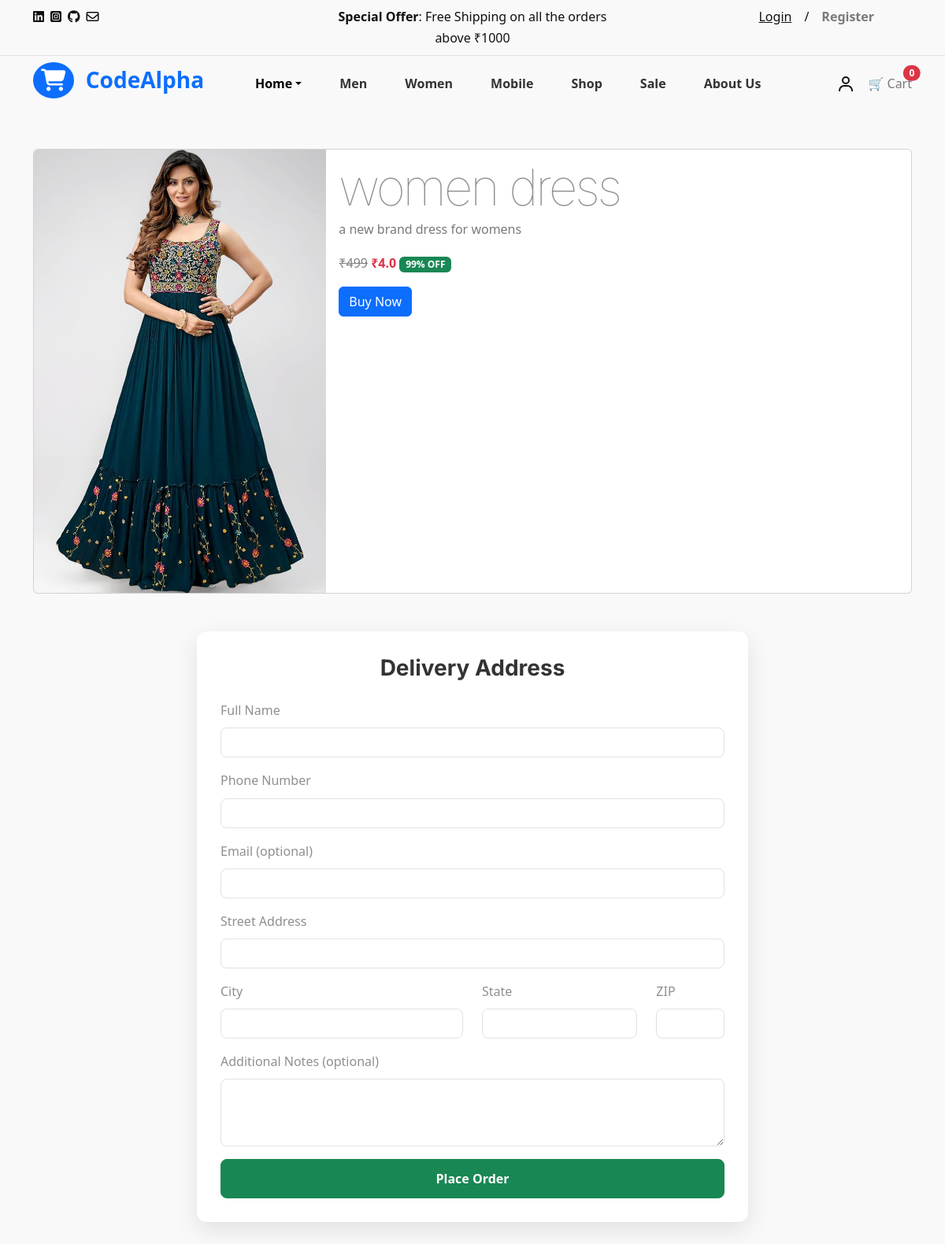
/detail/women/, run on the app's committed database.
### store/models.py (models this page shows)
class Product(models.Model):
    pname=models.CharField(max_length=100)
    slug = models.SlugField(unique=True, blank=True)
    pdescription=models.CharField(max_length=200,null=False)
    prize=models.IntegerField(null=False)
    available=models.BooleanField(default=False)
    image = models.ImageField(upload_to='media/product_img')
    discount_price = models.FloatField(blank=True, null=True)  # Optional
    category = models.CharField(max_length=50)
    @property
    def discount_percent(self):
        if self.discount_price and self.prize:
            return int(100 - (self.discount_price / self.prize * 100))
        return 0
    def is_discounted(self):
        return self.discount_price and self.discount_price < self.prize

### store/views.py (the view)
# urls.py: path('detail/<slug:slug>/',views.detail, name='detail'),
def detail(request,slug):
    product = models.Product.objects.get(slug=slug)
    return render(request,'detail.html',{'product':product})

### store/templates/detail.html (shortened to what this page needs)
{% load static %}
<!DOCTYPE html>
<html lang="en">
<head>
  <link rel="stylesheet" href="{% static 'css/vendor.css' %}">
  <link rel="stylesheet" type="text/css" href="{% static 'style.css' %}">
  <link href="https://cdn.jsdelivr.net/npm/bootstrap@5.3.7/dist/css/bootstrap.min.css" rel="stylesheet">
</head>
{% load static %}
{% include 'header.html' %}
<div class="container my-5">
  <div class="card mb-3" style="max-width:100%;">
    <div class="row g-0">
      <div class="col-md-4">
        <img src="{{ product.image.url }}" class="img-fluid rounded-start" alt="{{ product.pname }}">
      </div>
      <div class="col-md-8">
        <div class="card-body">
          <h5 class="card-title display-3">{{ product.pname }}</h5>
          <p class="card-text">{{ product.pdescription }}</p>
        {% if product.is_discounted %}
  <p>
    <span style="text-decoration: line-through; color: gray;">₹{{ product.prize }}</span>
    <span class="text-danger fw-bold">₹{{ product.discount_price }}</span>
    <span class="badge bg-success">{{ product.discount_percent }}% OFF</span>
  </p>
{% else %}
  <p class="fw-bold">₹{{ product.prize }}</p>
{% endif %}
          <a href="/address/" class="btn btn-primary">Buy Now</a>
        </div>
      </div>
    </div>
  </div>
</div>
<body style="background-color: #f9f9f9; font-family: 'Segoe UI', sans-serif;">
  <div class="container mt-5 mb-5" style="max-width: 700px; background-color: white; padding: 30px; border-radius: 12px; box-shadow: 0 10px 30px rgba(0,0,0,0.1);">
    <h3 class="text-center mb-4" style="font-weight: 700; color: #333;">Delivery Address</h3>
    <form method="POST" action="/place_order/">
      <div class="mb-3">
        <label for="full_name" class="form-label">Full Name</label>
        <input type="text" class="form-control" id="full_name" name="full_name" required style="border-radius: 8px;">
      </div>
      <div class="mb-3">
        <label for="phone" class="form-label">Phone Number</label>
        <input type="tel" class="form-control" id="phone" name="phone" required style="border-radius: 8px;">
      </div>
      <div class="mb-3">
        <label for="email" class="form-label">Email (optional)</label>
        <input type="email" class="form-control" id="email" name="email" style="border-radius: 8px;">
      </div>
      <div class="mb-3">
        <label for="address" class="form-label">Street Address</label>
        <input type="text" class="form-control" id="address" name="address" required style="border-radius: 8px;">
      </div>
      <div class="row">
        <div class="col-md-6 mb-3">
          <label for="city" class="form-label">City</label>
          <input type="text" class="form-control" id="city" name="city" required style="border-radius: 8px;">
        </div>
        <div class="col-md-4 mb-3">
          <label for="state" class="form-label">State</label>
          <input type="text" class="form-control" id="state" name="state" required style="border-radius: 8px;">
        </div>
        <div class="col-md-2 mb-3">
          <label for="zip" class="form-label">ZIP</label>
          <input type="text" class="form-control" id="zip" name="zip" required style="border-radius: 8px;">
        </div>
      </div>
      <div class="mb-3">
        <label for="notes" class="form-label">Additional Notes (optional)</label>
        <textarea class="form-control" id="notes" name="notes" rows="3" style="border-radius: 8px;"></textarea>
      </div>
      <button type="submit" class="btn btn-success w-100" style="padding: 12px; font-size: 16px; font-weight: 600; border-radius: 8px;">
        Place Order
      </button>
    </form>
  </div>
</body>
</html>

### store/static/style.css (style rules this page uses)
body { --heading-font: "Inter", Roboto, sans-serif; --heading-font-weight: 400; --heading-color: var(--bs-dark); --heading-line-height: 1.24; --swiper-theme-color: var(--bs-primary); --swiper-pagination-bottom: 0; --custom-easing: cubic-bezier(.17,.67,.83,.67); --bs-body-font-family: "Inter", Roboto, sans-serif; --bs-body-font-size: 1rem; --bs-body-font-weight: 400; --bs-body-line-height: 1.7; --bs-body-color: #8f8f8f; --bs-body-color-rgb: 143, 143, 143; --bs-primary: #ce071e; --bs-primary-dark: #8d0414; --bs-secondary: #6c757d; --bs-black: #111; --bs-light: #F1F1F0; --bs-dark: #212529; --bs-gray: #9aa1a7; --bs-gray-dark: #51565b; --bs-primary-rgb: 206, 7, 30; --bs-secondary-rgb: 108, 117, 125; --bs-black-rgb: 17, 17, 17; --bs-light-rgb: 241, 241, 240; --bs-dark-rgb: 33, 37, 41; --bs-link-color: var(--bs-dark); --bs-link-color-rgb: 17, 17, 17; --bs-link-decoration: underline; --bs-link-hover-color: var(--bs-primary); --bs-link-hover-color-rgb: 17, 17, 17; }
h1, .h1, h2, .h2, h3, .h3, h4, .h4, h5, .h5, h6, .h6 { font-family: var(--heading-font); font-weight: var(--heading-font-weight); color: var(--heading-color); line-height: var(--heading-line-height); }
a { text-decoration: none; transition: all 0.3s ease-out; }
.btn { --bs-btn-border-radius: 0; }
.btn-primary { --bs-btn-color: #fff; --bs-btn-bg: var(--bs-primary); --bs-btn-border-color: var(--bs-primary); --bs-btn-hover-color: #fff; --bs-btn-hover-bg: var(--bs-primary-dark); --bs-btn-hover-border-color: var(--bs-primary-dark); --bs-btn-focus-shadow-rgb: 49, 132, 253; --bs-btn-active-color: #fff; --bs-btn-active-bg: var(--bs-secondary); --bs-btn-active-border-color: var(--bs-secondary); --bs-btn-active-shadow: inset 0 3px 5px rgba(0, 0, 0, 0.125); --bs-btn-disabled-color: #fff; --bs-btn-disabled-bg: var(--bs-primary); --bs-btn-disabled-border-color: var(--bs-primary); }
.container, .container-fluid, .container-lg, .container-md, .container-sm, .container-xl, .container-xxl { --bs-gutter-x: 2.5rem; }
:root { --accent-color: #333; --black-color: #000; --dark-color: #111; --gray-color-100: #F1F1F1; --gray-color-200: #E1E1E1; --gray-color-300: #D1D1D1; --gray-color-400: #ced4da; --gray-color-500: #adb5bd; --dark-gray-color: #7A7A7A; --bs-light-rgb: rgba(255, 255, 255, 1); --light-color: #fff; --swiper-theme-color: #111 !important; }
:root { --body-font: "Inter", sans-serif; --heading-font: "Inter", sans-serif; --extra-font: "Playfair Display", sans-serif; --subheading-font: "Petit Formal Script", sans-serif; }
.container, .container-fluid, .container-lg, .container-md, .container-sm, .container-xl, .container-xxl { --bs-gutter-x: 2rem; }
*, *::before, *::after { -webkit-box-sizing: border-box; -moz-box-sizing: border-box; box-sizing: border-box; }
html { box-sizing: border-box; }
body { font-family: var(--body-font); font-weight: 300; line-height: 1.6; color: var(--accent-color); margin: 0; }
a { color: var(--dark-color); text-decoration: none; transition: 0.3s color ease-out; }
p { color: var(--dark-gray-color); }
h1, h2, h3, h4, h5 { font-family: var(--heading-font); font-weight: 700; line-height: 1; }
h3 { font-size: 1.6em; }
.banner-content .banner-title, .card .card-title { font-weight: 100; line-height: 1em; letter-spacing: -0.2rem; }

### data on the page
Product: image (picture), pname "women dress", pdescription "a new brand dress for womens", prize "499", discount_price "4.0", discount_percent "99"

### other printed values
{{ request.session.cart|length|default:0 }} "0"
